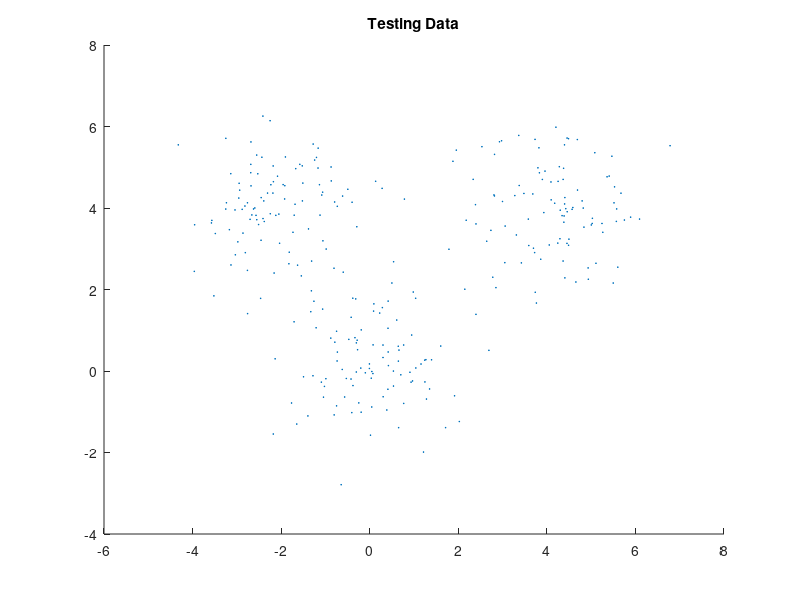

The MATLAB source for this figure:
mu1 = [0 0];
mu2 = [4 4];
mu3 = [-2 4];

sigma1 = eye(2);
sigma2 = eye(2);
sigma3 = eye(2);

n1 = 100;
n2 = 100;
n3 = 100;

dist1 = mvnrnd(mu1,sigma1,n1);
title1 = "Covariance for Distribution 1";
title12 = "Mean Vector for Distribution 1";
dist1Cov = cov(dist1);
dist1Mean = mean(dist1);
disp(title1);
disp(dist1Cov);
disp(title12);
disp(dist1Mean);

dist2 = mvnrnd(mu2,sigma2,n2);
title2 = "Covariance for Distribution 2";
title22 = "Mean Vector for Distribution 2";
dist2Cov = cov(dist2);
dist2Mean = mean(dist2);
disp(title2);
disp(dist2Cov);
disp(title22);
disp(dist2Mean);


dist3 = mvnrnd(mu3,sigma3,n3);
title3 = "Covariance for Distribution 3";
title32 = "Mean Vector for Distribution 3";
dist3Cov = cov(dist3);
dist3Mean = mean(dist3);
disp(title3);
disp(dist3Cov);
disp(title32);
disp(dist3Mean);

X = [dist1; dist2; dist3];

figure;
scatter(X(:,1),X(:,2),1,'+');
title("Testing Data");





